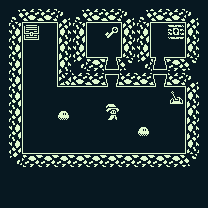

A level layout from a 2D game, rendered from its tile map. Below: a short description, then the map file with its tile-grid data intact:
An orthogonal 26x26 tile map with 8x8 px tiles, 3 tile layers (background, walls, actors), 2 tilesets.

<map version="1.0" tiledversion="1.1.4" orientation="orthogonal" renderorder="right-down" width="26" height="26" tilewidth="8" tileheight="8" infinite="0" nextobjectid="1">
 <tileset firstgid="1" name="backgroundTiles" tilewidth="16" tileheight="16" tilecount="28" columns="7">
  <image source="../backgroundTiles.png" width="112" height="64" />
 </tileset>
 <tileset firstgid="29" name="actorTiles" tilewidth="16" tileheight="16" tilecount="20" columns="5">
  <image source="../actorTiles.png" width="80" height="64" />
 </tileset>
 <layer name="background" width="26" height="26">
  <data encoding="csv">
10,10,10,10,10,10,10,10,10,10,10,10,10,10,10,10,10,10,10,10,10,10,10,10,10,10,
10,10,10,10,10,10,10,10,10,10,10,10,10,10,10,10,10,10,10,10,10,10,10,10,10,10,
10,10,10,10,10,10,10,10,10,10,10,10,10,10,10,10,10,10,10,10,10,10,10,10,10,10,
10,10,10,10,10,10,10,10,10,10,10,10,10,10,10,10,10,10,10,10,10,10,10,10,10,10,
10,10,10,10,10,10,10,10,10,10,10,10,10,10,10,10,10,10,10,10,10,10,10,10,10,10,
10,10,10,10,10,10,10,10,10,10,10,10,10,10,10,10,10,10,10,10,10,10,10,10,10,10,
10,10,10,10,10,10,10,10,10,10,10,10,10,10,10,10,10,10,10,10,10,10,10,10,10,10,
10,10,10,10,10,10,10,10,10,10,10,10,10,10,10,10,10,10,10,10,10,10,10,10,10,10,
10,10,10,10,10,10,10,10,10,10,10,10,10,10,10,10,10,10,10,10,10,10,10,10,10,10,
10,10,10,10,10,10,10,10,10,10,10,10,10,10,10,10,10,10,10,10,10,10,10,10,10,10,
10,10,10,10,10,10,10,10,10,10,10,10,10,10,10,10,10,10,10,10,10,10,10,10,10,10,
10,10,10,10,10,10,10,10,10,10,10,10,10,10,10,10,10,10,10,10,10,10,10,10,10,10,
10,10,10,10,10,10,10,10,10,10,10,10,10,10,10,10,10,10,10,10,10,10,10,10,10,10,
10,10,10,10,10,10,10,10,10,10,10,10,10,10,10,10,10,10,10,10,10,10,10,10,10,10,
10,10,10,10,10,10,10,10,10,10,10,10,10,10,10,10,10,10,10,10,10,10,10,10,10,10,
10,10,10,10,10,10,10,10,10,10,10,10,10,10,10,10,10,10,10,10,10,10,10,10,10,10,
10,10,10,10,10,10,10,10,10,10,10,10,10,10,10,10,10,10,10,10,10,10,10,10,10,10,
10,10,10,10,10,10,10,10,10,10,10,10,10,10,10,10,10,10,10,10,10,10,10,10,10,10,
10,10,10,10,10,10,10,10,10,10,10,10,10,10,10,10,10,10,10,10,10,10,10,10,10,10,
10,10,10,10,10,10,10,10,10,10,10,10,10,10,10,10,10,10,10,10,10,10,10,10,10,10,
10,10,10,10,10,10,10,10,10,10,10,10,10,10,10,10,10,10,10,10,10,10,10,10,10,10,
10,10,10,10,10,10,10,10,10,10,10,10,10,10,10,10,10,10,10,10,10,10,10,10,10,10,
10,10,10,10,10,10,10,10,10,10,10,10,10,10,10,10,10,10,10,10,10,10,10,10,10,10,
10,10,10,10,10,10,10,10,10,10,10,10,10,10,10,10,10,10,10,10,10,10,10,10,10,10,
10,10,10,10,10,10,10,10,10,10,10,10,10,10,10,10,10,10,10,10,10,10,10,10,10,10,
10,10,10,10,10,10,10,10,10,10,10,10,10,10,10,10,10,10,10,10,10,10,10,10,10,10
</data>
 </layer>
 <layer name="walls" width="26" height="26">
  <data encoding="csv">
0,0,0,0,0,0,0,0,0,0,0,0,0,0,0,0,0,0,0,0,0,0,0,0,0,0,
0,0,0,0,0,0,0,0,0,0,0,0,0,0,0,0,0,0,0,0,0,0,0,0,0,0,
0,1,0,2,0,2,0,4,0,1,0,2,0,2,0,4,0,1,0,2,0,2,0,4,0,0,
0,0,0,0,0,0,0,0,0,0,0,0,0,0,0,0,0,0,0,0,0,0,0,0,0,0,
0,15,0,19,0,0,0,11,0,15,0,0,0,0,0,11,0,15,0,0,0,20,0,11,0,0,
0,0,0,0,0,0,0,0,0,0,0,0,0,0,0,0,0,0,0,0,0,0,0,0,0,0,
0,15,0,0,0,0,0,11,0,15,0,0,0,0,0,11,0,15,0,0,0,0,0,11,0,0,
0,0,0,0,0,0,0,0,0,0,0,0,0,0,0,0,0,0,0,0,0,0,0,0,0,0,
0,15,0,0,0,0,0,11,0,22,0,23,0,24,0,25,0,22,0,24,0,23,0,25,0,0,
0,0,0,0,0,0,0,0,0,0,0,0,0,0,0,0,0,0,0,0,0,0,0,0,0,0,
0,15,0,0,0,0,0,12,0,2,0,2,0,3,0,2,0,2,0,3,0,2,0,4,0,0,
0,0,0,0,0,0,0,0,0,0,0,0,0,0,0,0,0,0,0,0,0,0,0,0,0,0,
0,15,0,0,0,0,0,0,0,0,0,0,0,0,0,0,0,0,0,0,0,0,0,11,0,0,
0,0,0,0,0,0,0,0,0,0,0,0,0,0,0,0,0,0,0,0,0,0,0,0,0,0,
0,15,0,0,0,0,0,0,0,0,0,0,0,0,0,0,0,0,0,0,0,0,0,11,0,0,
0,0,0,0,0,0,0,0,0,0,0,0,0,0,0,0,0,0,0,0,0,0,0,0,0,0,
0,15,0,0,0,0,0,0,0,0,0,0,0,0,0,0,0,0,0,0,0,0,0,11,0,0,
0,0,0,0,0,0,0,0,0,0,0,0,0,0,0,0,0,0,0,0,0,0,0,0,0,0,
0,15,0,0,0,0,0,0,0,0,0,0,0,0,0,0,0,0,0,0,0,0,0,11,0,0,
0,0,0,0,0,0,0,0,0,0,0,0,0,0,0,0,0,0,0,0,0,0,0,0,0,0,
0,22,0,23,0,23,0,23,0,23,0,23,0,23,0,23,0,23,0,23,0,23,0,25,0,0,
0,0,0,0,0,0,0,0,0,0,0,0,0,0,0,0,0,0,0,0,0,0,0,0,0,0,
0,0,0,0,0,0,0,0,0,0,0,0,0,0,0,0,0,0,0,0,0,0,0,0,0,0,
0,0,0,0,0,0,0,0,0,0,0,0,0,0,0,0,0,0,0,0,0,0,0,0,0,0,
0,0,0,0,0,0,0,0,0,0,0,0,0,0,0,0,0,0,0,0,0,0,0,0,0,0,
0,0,0,0,0,0,0,0,0,0,0,0,0,0,0,0,0,0,0,0,0,0,0,0,0,0
</data>
 </layer>
 <layer name="actors" width="26" height="26">
  <data encoding="csv">
0,0,0,0,0,0,0,0,0,0,0,0,0,0,0,0,0,0,0,0,0,0,0,0,0,0,
0,0,0,0,0,0,0,0,0,0,0,0,0,0,0,0,0,0,0,0,0,0,0,0,0,0,
0,0,0,0,0,0,0,0,0,0,0,0,0,0,0,0,0,0,0,0,0,0,0,0,0,0,
0,0,0,0,0,0,0,0,0,0,0,0,0,0,0,0,0,0,0,0,0,0,0,0,0,0,
0,0,0,33,0,0,0,0,0,0,0,0,0,34,0,0,0,0,0,0,0,35,0,0,0,0,
0,0,0,0,0,0,0,0,0,0,0,0,0,0,0,0,0,0,0,0,0,0,0,0,0,0,
0,0,0,0,0,0,0,0,0,0,0,0,0,0,0,0,0,0,0,0,0,0,0,0,0,0,
0,0,0,0,0,0,0,0,0,0,0,0,0,0,0,0,0,0,0,0,0,0,0,0,0,0,
0,0,0,0,0,0,0,0,0,0,0,0,0,0,0,0,0,0,0,0,0,0,0,0,0,0,
0,0,0,0,0,0,0,0,0,0,0,0,0,0,0,0,0,0,0,0,0,0,0,0,0,0,
0,0,0,0,0,0,0,0,0,0,0,0,0,0,0,0,0,0,0,0,0,0,0,0,0,0,
0,0,0,0,0,0,0,0,0,0,0,0,0,0,0,0,0,0,0,0,0,0,0,0,0,0,
0,0,0,0,0,0,0,0,0,0,0,0,0,0,0,0,0,0,0,0,0,36,0,0,0,0,
0,0,0,0,0,0,0,0,0,0,0,0,0,0,0,0,0,0,0,0,0,0,0,0,0,0,
0,0,0,0,0,0,0,40,0,0,0,0,0,39,0,0,0,0,0,0,0,0,0,0,0,0,
0,0,0,0,0,0,0,0,0,0,0,0,0,0,0,0,0,0,0,0,0,0,0,0,0,0,
0,0,0,0,0,0,0,0,0,0,0,0,0,0,0,0,0,40,0,0,0,0,0,0,0,0,
0,0,0,0,0,0,0,0,0,0,0,0,0,0,0,0,0,0,0,0,0,0,0,0,0,0,
0,0,0,0,0,0,0,0,0,0,0,0,0,0,0,0,0,0,0,0,0,0,0,0,0,0,
0,0,0,0,0,0,0,0,0,0,0,0,0,0,0,0,0,0,0,0,0,0,0,0,0,0,
0,0,0,0,0,0,0,0,0,0,0,0,0,0,0,0,0,0,0,0,0,0,0,0,0,0,
0,0,0,0,0,0,0,0,0,0,0,0,0,0,0,0,0,0,0,0,0,0,0,0,0,0,
0,0,0,0,0,0,0,0,0,0,0,0,0,0,0,0,0,0,0,0,0,0,0,0,0,0,
0,0,0,0,0,0,0,0,0,0,0,0,0,0,0,0,0,0,0,0,0,0,0,0,0,0,
0,0,0,0,0,0,0,0,0,0,0,0,0,0,0,0,0,0,0,0,0,0,0,0,0,0,
0,0,0,0,0,0,0,0,0,0,0,0,0,0,0,0,0,0,0,0,0,0,0,0,0,0
</data>
 </layer>
</map>
